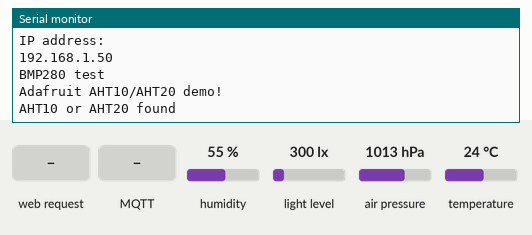
A program run on a simulated ESP32-S2. Parts: the last lines printed to the serial monitor. Inputs (shaded band) come from the test bench; at power-on: humidity 55 %, light level 300 lx, air pressure 1013 hPa, temperature 24 °C. WiFi joins after 1.5 s; servers stay silent unless stated; random numbers use the default seed unless the program sets one; no MQTT or app messages arrive unless stated.

Above: at 2.7 s.
2.8 s: HTTP request GET /NS/TempBMP received
At 3.5 s:
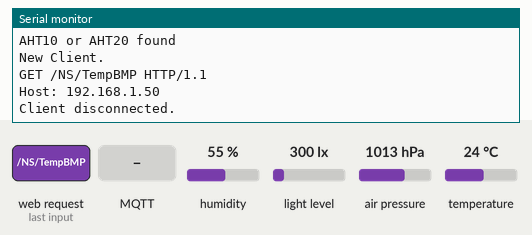
4.3 s: MQTT message "1" arrives on the first subscribed topic
At 5.8 s:
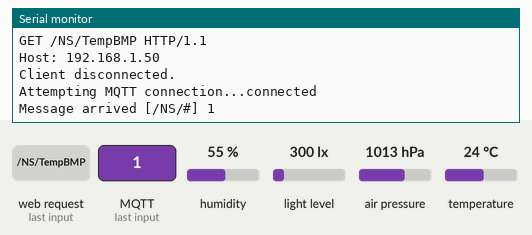
6.5 s: HTTP request GET /NS/HumAHT received
At 7.7 s:
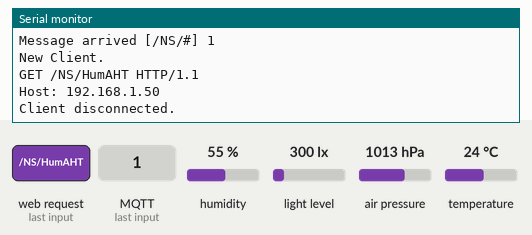
8.0 s: MQTT message "on" arrives on the first subscribed topic
At 10.4 s:
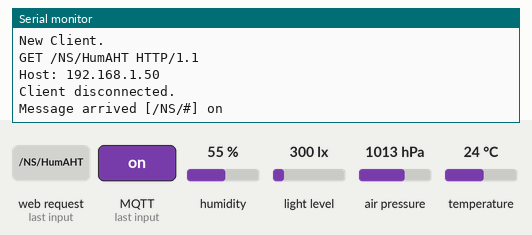
11.5 s: HTTP request GET /NS/LuxBH received
At 12.0 s:
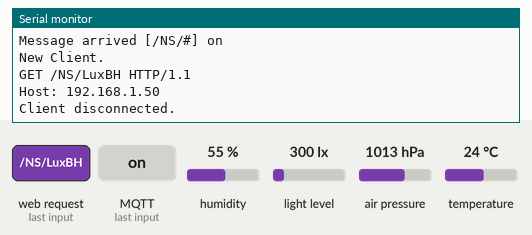
13.0 s: MQTT message "off" arrives on the first subscribed topic
At 15.8 s:
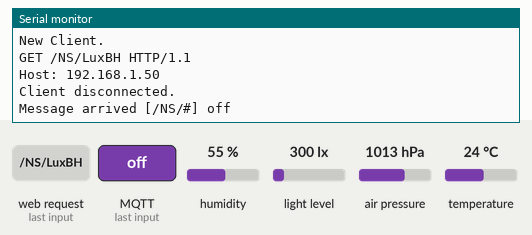

The program:

main.cpp
```cpp
#include <Arduino.h>
#include <Wire.h>
#include <Adafruit_AHTX0.h>
#include <Adafruit_BMP280.h>
#include <hp_BH1750.h>
#include <WiFi.h>
#include <PubSubClient.h>
#include <charconversion.h>

// Definition for I2C pins
// this is a test
// issue 13 oder so
#define I2C_SDA 1
#define I2C_SCL 2
// Aufrufe Klassen von Sensoren
Adafruit_BMP280 bmp;  // I2C
Adafruit_Sensor* bmp_temp = bmp.getTemperatureSensor();
Adafruit_Sensor* bmp_pressure = bmp.getPressureSensor();
Adafruit_AHTX0 aht;
hp_BH1750 BH1750;
sensors_event_t humidity, temp, temp_event, pressure_event;
float lux;

// WIFI VARIABLES
const char* ssid = "IOT_123";
const char* password = "iotschuni";
WiFiServer server(80);
WiFiClient espClient;
// Variable to store the HTTP request
String header;
// Current time
unsigned long currentTime = millis();
// Previous time
unsigned long previousTime = 0;
// Define timeout time in milliseconds (example: 2000ms = 2s)
const long timeoutTime = 2000;

//MQTT
//in Putty  mosquitto_sub -h 192.168.1.123  -t "#" -v
PubSubClient client(espClient);
const char* mqtt_server = "192.168.1.123";
ValueConverter converter;
// Delay für Publish
unsigned long mqttstartzeit = 0;  //Deklaration Startzeit für Mqtt
#define MQTTINTERVALL 5000        // Konstante für Mqtt Intervall in ms
//Topics
#define tempbmp_out "/NS/TempBMP"
#define humaht_out "/NS/HumAHT"
#define luxbh_out "/NS/LuxBH"
#define presbmp_out "/NS/PresBMP"
#define tempaht_out "/NS/TempAHT"
#define inTopic "/NS/#"


// DEBUG
unsigned long debugstartzeit = 0;  //Deklaration Startzeit für Debug
#define DEBUGINTERVALL 5000        // Konstante für Debug Intervall (Faktor 10)

//MQTT Funcitons
void reconnect() {
  while (!client.connected()) {
    Serial.print("Attempting MQTT connection...");
    String clientId = "ESP32Client-";
    clientId += String(random(0xffff), HEX);
    if (client.connect(clientId.c_str())) {
      Serial.println("connected");
      client.subscribe(inTopic);
    } else {
      Serial.print("failed, rc=");
      Serial.print(client.state());
      Serial.println(" try again in 5 seconds");
      delay(5000);
    }
  }
}

void callback(char* topic, byte* payload, unsigned int length) {
  Serial.print("Message arrived [");
  Serial.print(topic);
  Serial.print("] ");
  for (int i = 0; i < length; i++) {
    Serial.print((char)payload[i]);
  }
  Serial.println();
 }

// SETUP
void setup() {
  Serial.begin(115200);
  //WIFI
  // Connect to Wi-Fi network with SSID and password
  Serial.print("Connecting to ");
  Serial.println(ssid);
  WiFi.begin(ssid, password);
  while (WiFi.status() != WL_CONNECTED) {
    delay(500);
    Serial.print(".");
  }
  // Print local IP address and start web server
  Serial.println("");
  Serial.println("WiFi connected.");
  Serial.println("IP address: ");
  Serial.println(WiFi.localIP());
  server.begin();

  //MQTT
  client.setServer(mqtt_server, 1883);
  client.setCallback(callback);
  //I2C
  Wire.setPins(I2C_SDA, I2C_SCL);
  //BMP280
  while (!Serial) delay(100);  // wait for native usb
  Serial.println(F("BMP280 test"));
  unsigned status;
  //status = bmp.begin(BMP280_ADDRESS_ALT, BMP280_CHIPID);
  status = bmp.begin();
  if (!status) {
    Serial.println(F("Could not find a valid BMP280 sensor, check wiring or "
                     "try a different address!"));
    Serial.print("SensorID was: 0x");
    Serial.println(bmp.sensorID(), 16);
    while (1) delay(10);
  }

  /* Default settings from datasheet. */
  bmp.setSampling(Adafruit_BMP280::MODE_NORMAL,     /* Operating Mode. */
                  Adafruit_BMP280::SAMPLING_X2,     /* Temp. oversampling */
                  Adafruit_BMP280::SAMPLING_X16,    /* Pressure oversampling */
                  Adafruit_BMP280::FILTER_X16,      /* Filtering. */
                  Adafruit_BMP280::STANDBY_MS_500); /* Standby time. */
  bmp_temp->printSensorDetails();
  // AHT20
  Serial.println("Adafruit AHT10/AHT20 demo!");
  if (!aht.begin()) {
    Serial.println("Could not find AHT? Check wiring");
    while (1) delay(10);
  }
  Serial.println("AHT10 or AHT20 found");

  //BH1750
  bool avail = BH1750.begin(BH1750_TO_GROUND);
  if (!avail) {
    Serial.println("No BH1750 sensor found!");
    while (true) {};
  }
}


// Function for Website
void wifi() {
  WiFiClient client = server.available();  // Listen for incoming clients

  if (client) {  // If a new client connects,
    currentTime = millis();
    previousTime = currentTime;
    Serial.println("New Client.");                                             // print a message out in the serial port
    String currentLine = "";                                                   // make a String to hold incoming data from the client
    while (client.connected() && currentTime - previousTime <= timeoutTime) {  // loop while the client's connected
      currentTime = millis();
      if (client.available()) {  // if there's bytes to read from the client,
        char c = client.read();  // read a byte, then
        Serial.write(c);         // print it out the serial monitor
        header += c;
        if (c == '\n') {  // if the byte is a newline character
          // if the current line is blank, you got two newline characters in a row.
          // that's the end of the client HTTP request, so send a response:
          if (currentLine.length() == 0) {
            // HTTP headers always start with a response code (e.g. HTTP/1.1 200 OK)
            // and a content-type so the client knows what's coming, then a blank line:
            client.println("HTTP/1.1 200 OK");
            client.println("Content-type:text/html");
            client.println("Connection: close");
            client.println();

            // Display the HTML web page
            client.println("<!DOCTYPE html><html>");
            client.println("<head><meta name=\"viewport\" content=\"width=device-width, initial-scale=1\">");
            client.println("<meta http-equiv=\"refresh\" content=\"20\">");
            client.println("<link rel=\"icon\" href=\"data:,\">");
            client.println("<style>html { font-family: Helvetica; display: inline-block; margin: 0px auto; text-align: center;}");
            client.println(".button { background-color: #4CAF50; border: none; color: white; padding: 16px 40px;");
            client.println("text-decoration: none; font-size: 30px; margin: 2px; cursor: pointer;}");
            client.println(".button2 {background-color: #555555;}</style></head>");

            // Web Page Heading
            client.println("<body><h1>METEO</h1>");

            // Display sensor values
            client.println("<p>Temperature BMP280: " + String(temp_event.temperature) + " *C</p>");
            client.println("<p>Pressure BMP280: " + String(pressure_event.pressure) + " hPa</p>");
            client.println("<p>Temperature AHT20: " + String(temp.temperature) + " *C</p>");
            client.println("<p>Humidity AHT20: " + String(humidity.relative_humidity) + " %rH</p>");
            client.println("<p>Lux BH1750: " + String(lux) + " lx</p>");

            client.println("</body></html>");

            // The HTTP response ends with another blank line
            client.println();

            // The HTTP response ends with another blank line
            client.println();
            // Break out of the while loop
            break;
          } else {  // if you got a newline, then clear currentLine
            currentLine = "";
          }
        } else if (c != '\r') {  // if you got anything else but a carriage return character,
          currentLine += c;      // add it to the end of the currentLine
        }
      }
    }
    // Clear the header variable
    header = "";
    // Close the connection
    client.stop();
    Serial.println("Client disconnected.");
    Serial.println("");
  }
}

// Function for MQTT
void mqtt(){
  //MQTT
  char payload_float[50]; //payload with data only used for conversion

  if (millis() - mqttstartzeit > MQTTINTERVALL) {  //Time delay for publish to minimise workload
    mqttstartzeit = millis();

    if (!client.connected()) {
      reconnect();
    }
    client.loop();
    // Temparatur BMP
    converter.floatToChar(temp_event.temperature, payload_float); // Convert flaot to Char for MQTT
    client.publish(tempbmp_out,payload_float); // Publish command for mqtt
    // Humidity AHT
    converter.floatToChar(humidity.relative_humidity, payload_float);
    client.publish(humaht_out,payload_float);
    // LUX BH1750
    converter.floatToChar(lux, payload_float);
    client.publish(luxbh_out,payload_float);
    // Pressure BMP
    converter.floatToChar(pressure_event.pressure, payload_float);
    client.publish(presbmp_out,payload_float);
    // Temparatur AHT
    converter.floatToChar(temp.temperature, payload_float);
    client.publish(tempaht_out,payload_float);
  }
}

// Loop Function
void loop() {
  wifi();
  mqtt();
  //debug();  //uncomment for Serial output Debug Function

  bmp_temp->getEvent(&temp_event);
  bmp_pressure->getEvent(&pressure_event);
  aht.getEvent(&humidity, &temp);  // populate temp and humidity objects with fresh data
  BH1750.start();
  lux = BH1750.getLux();

}


// Function for Debug (Serial Print)
void debug() {
  //DEBUG
  if (millis() - debugstartzeit > DEBUGINTERVALL) {  //Zeitabgelaufen
    debugstartzeit = millis();                       //Startzeit aktualisiert

    //Action
    Serial.print(F("Temperature BMP280: "));
    Serial.print(temp_event.temperature);
    Serial.println(" °C");
    Serial.print(F("Pressure BMP280: "));
    Serial.print(pressure_event.pressure);
    Serial.println(" hPa");

    Serial.print("Temperature AHT20: ");
    Serial.print(temp.temperature);
    Serial.println(" °C");
    Serial.print("Humidity AHT20: ");
    Serial.print(humidity.relative_humidity);
    Serial.println(" % rH");

    Serial.print("Lux BH1750: ");
    Serial.print(lux);
    Serial.println(" lx");
    Serial.println("...");
  }
}
```

Measured:
- after the input at 2.8 s, the serial monitor: prints a new line after 0.07 s (image 1)
- after the input at 4.3 s, the serial monitor: prints a new line after 0.76 s (image 2)
- after the input at 6.5 s, the serial monitor: prints a new line at once (image 3)
- after the input at 8.0 s, the serial monitor: prints a new line after 2.0 s (image 4)
- after the input at 11.5 s, the serial monitor: prints a new line after 0.06 s (image 5)
- after the input at 13.0 s, the serial monitor: prints a new line after 2.1 s (image 6)
